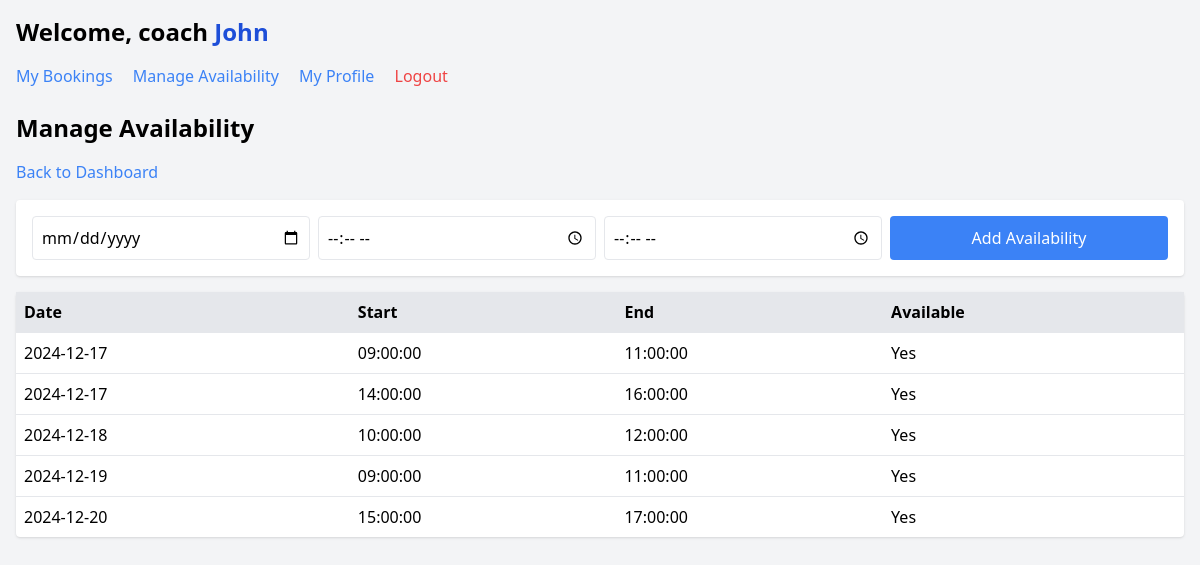
The page /coach/availability.php (signed in) on the database as committed earlier.
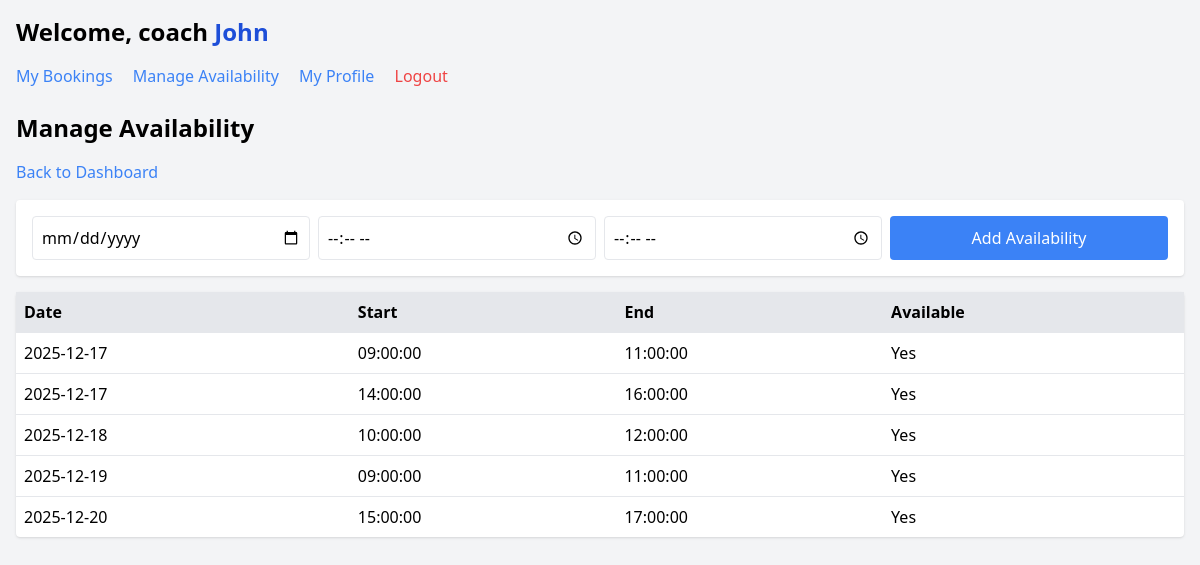
The same page on the database as committed later.
### tables this page shows
CREATE TABLE availabilities (
    id INT PRIMARY KEY AUTO_INCREMENT,
    coach_id INT NOT NULL,
    date DATE NOT NULL,
    start_time TIME NOT NULL,
    end_time TIME NOT NULL,
    is_available BOOLEAN DEFAULT TRUE,
    FOREIGN KEY (coach_id) REFERENCES coach_profiles(id) ON DELETE CASCADE,
    CONSTRAINT check_times CHECK (start_time < end_time)
);

### coach/availability.php (the view, shortened to what this page needs)
<?php
include '../includes/db.php';
$coach_id = $_SESSION['user_id'];
$coach_profile = $conn->query("SELECT id FROM coach_profiles WHERE user_id = $coach_id")->fetch_assoc();
$profile_id = $coach_profile['id'];
$availabilities = $conn->query("SELECT * FROM availabilities WHERE coach_id = $profile_id ORDER BY date ASC, start_time ASC");
?>
<!DOCTYPE html>
<html lang="en">
<head>
    <script src="https://cdn.tailwindcss.com"></script>
</head>
<body class="bg-gray-100 p-4">
    <?php include '../includes/coach-header.php'; ?>
    <h1 class="text-2xl font-bold mb-4">Manage Availability</h1>
    <a href="dashboard.php" class="text-blue-500 mb-4 inline-block">Back to Dashboard</a>
    <form method="POST" class="bg-white p-4 rounded shadow mb-4 grid grid-cols-1 md:grid-cols-4 gap-2">
        <input type="date" name="date" required class="border p-2 rounded">
        <input type="time" name="start_time" required class="border p-2 rounded">
        <input type="time" name="end_time" required class="border p-2 rounded">
        <button type="submit" name="add" class="bg-blue-500 text-white p-2 rounded">Add Availability</button>
    </form>
    <table class="min-w-full bg-white rounded shadow">
        <thead>
            <tr class="bg-gray-200 text-left">
                <th class="p-2">Date</th>
                <th class="p-2">Start</th>
                <th class="p-2">End</th>
                <th class="p-2">Available</th>
            </tr>
        </thead>
        <tbody>
            <?php while ($a = $availabilities->fetch_assoc()): ?>
                <tr class="border-t">
                    <td class="p-2"><?= $a['date'] ?></td>
                    <td class="p-2"><?= $a['start_time'] ?></td>
                    <td class="p-2"><?= $a['end_time'] ?></td>
                    <td class="p-2"><?= $a['is_available'] ? 'Yes' : 'No' ?></td>
                </tr>
            <?php endwhile; ?>
        </tbody>
    </table>
</body>
</html>

### includes/coach-header.php (shortened to what this page needs)
<?php
$user_role = $_SESSION['user_role'] ?? '';
$user_first_name = $_SESSION['user_first_name'] ?? '';
?>
<header class="mb-6">
    <h1 class="text-2xl font-bold mb-4">
        Welcome, <?= htmlspecialchars($user_role) ?>
        <span class="text-blue-700"><?= htmlspecialchars($user_first_name) ?></span>
    </h1>
    <nav class="mb-6">
        <a href="bookings.php" class="text-blue-500 mr-4">My Bookings</a>
        <a href="availability.php" class="text-blue-500 mr-4">Manage Availability</a>
        <a href="profile.php" class="text-blue-500 mr-4">My Profile</a>
        <a href="../logout.php" class="text-red-500">Logout</a>
    </nav>
</header>

Rows that differ between the two databases and show on the page:
changed availabilities (number 1 of 5 on the later page): date "2024-12-17" → "2025-12-17"
changed availabilities (number 2 of 5 on the later page): date "2024-12-17" → "2025-12-17"
changed availabilities (number 3 of 5 on the later page): date "2024-12-18" → "2025-12-18"
changed availabilities (number 4 of 5 on the later page): date "2024-12-19" → "2025-12-19"
changed availabilities (number 5 of 5 on the later page): date "2024-12-20" → "2025-12-20"
